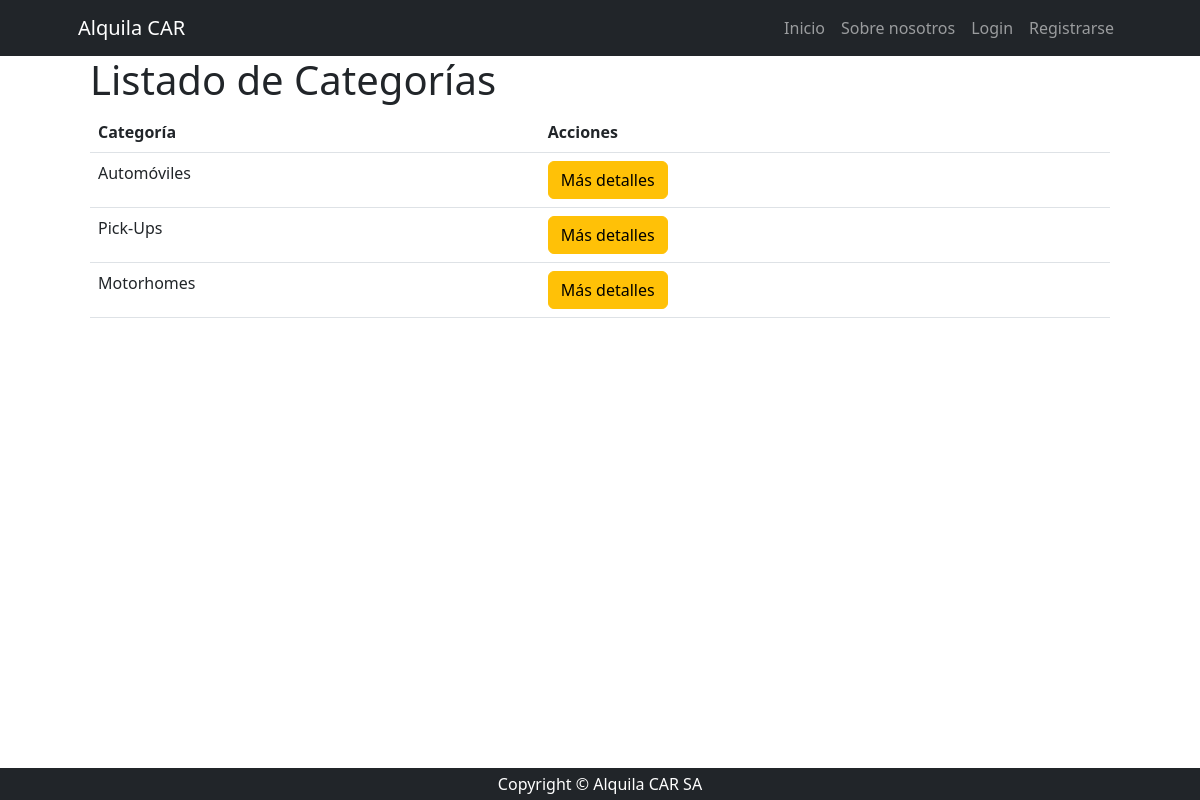
Page /productos/producto/productocategorialist/ on the committed database.
### producto/models.py (models this page shows, shortened)
class ProductoCategoria (models.Model):
    categoria = models.CharField(max_length=100)
    descripcion = models.TextField(null=True, blank=True, verbose_name='descripción')

### producto/views.py (the view)
# urls.py: path("producto/productocategorialist/", views.ProductoCategorialist.as_view(), name="productocategoria_list"),
class ProductoCategorialist(ListView):
    model = ProductoCategoria
    def get_queryset(self) -> QuerySet[Any]:
        if self.request.GET.get('consulta'):
            consultar=self.request.GET.get('consulta')
            object_list=ProductoCategoria.objects.filter(categoria__icontains=consultar)
        else:
            object_list=ProductoCategoria.objects.all()
        return object_list

### producto/templates/producto/productocategoria_list.html (shortened to what this page needs)
{% extends 'core/base.html' %}
{%block content%}
    <div class='container'>
        <h1 class='nt-4'> Listado de Categorías </h1>
        <div class='nb-4'>
        <table class='table table-stripped'>
            <thead>
                <tr>
                    <th scope='col'> Categoría</th>
                    <th scope='col'> Acciones</th>
                </tr>
            </thead>
            <tbody>
                {%for object in object_list%}
                <tr>
                <td>{{object.categoria}}</td>
                <td>
                    <a href='{% url 'producto:productocategoria_detail' object.pk %}'class='btn btn-warning me-2'> Más detalles </a>
                </td>
            </tr>
                {%endfor%}
            </tbody>
        </table>
        </div>
    </div>
{%endblock content%}

### rows in the picture
ProductoCategoria: categoria "Automóviles"
ProductoCategoria: categoria "Pick-Ups"
ProductoCategoria: categoria "Motorhomes"
